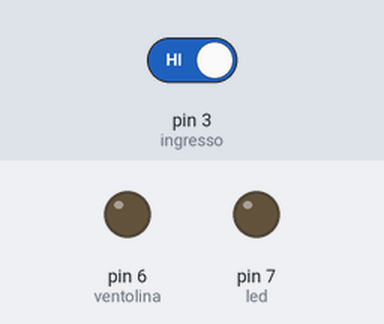
Bench run of a sketch on a simulated Arduino Uno, built with avr-gcc and run on an emulated ATmega328P. Shown: output pins drawn as LEDs (lit = HIGH). The inputs (shaded band) are chosen by the test bench; at power-on: pin 3 (ingresso) HIGH.

Above: at 1.2 s.
1.3 s: pin 3 (ingresso) driven LOW
At 2.4 s:
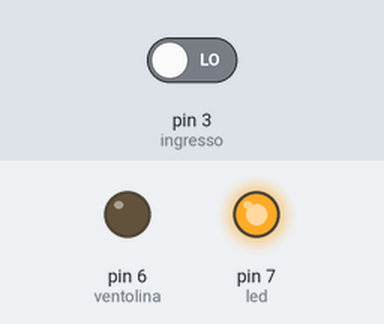
2.8 s: pin 3 (ingresso) driven HIGH
At 3.6 s:
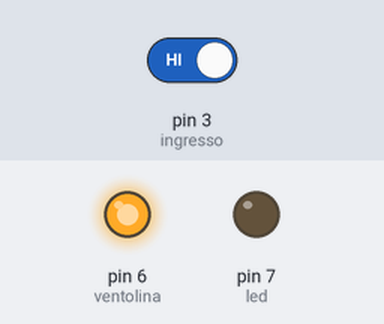
Timing chart, 0 to 5.8 s (numbered marks = the images above; inputs shaded):
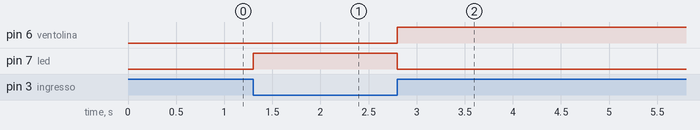

Measured:
- after the input at 1.3 s, pin 7 (led): LOW → HIGH at once
- after the input at 2.8 s, pin 6 (ventolina): LOW → HIGH at once; pin 7 (led): HIGH → LOW at once

The sketch:

Ventolina_Vector.ino
```cpp
#define ingresso 3
#define ventolina 6
#define led 7

bool stato = LOW;
unsigned long t0;
unsigned long countDown = 3600000;
bool input = LOW;

void setup() {

pinMode(ingresso,INPUT);
pinMode(ventolina,OUTPUT);
pinMode(led,OUTPUT);

}


void loop() {

input = digitalRead(ingresso); // leggo il segnale dal sensore

if(input == LOW){   //se Vector non è presente  , quindi segnale basso , spegni ventolina , azzera il timer e "tiene pronto" la variabile _stato_ per l'arrivo di Vector

  stato = HIGH;

  digitalWrite(ventolina,LOW);
  digitalWrite(led,HIGH); // vector è fuori dalla sua casetta , accendiamo la luce , cosi quando vuole ritornare la vede.

  t0 = millis();

}else{

 digitalWrite(led,LOW); // VECTOR è nella sua casetta , possiamo spegnere la luce

 if(stato == HIGH){  //se lo stato era tenuto "pronto" dalla condizione precedente , all'arrivo di vector il segnale diventa alto, ed inizia il countdown per 30min e ventola ON
  if((millis()-t0) <= countDown){

    digitalWrite(ventolina,HIGH);

     }else {    // Quando il countDown termina , spengo la ventolina e metto a "riposo"lo _stato_ in modo da non far ripartire la ventola al suo spegnimento quando vector è gia presente.
            digitalWrite(ventolina,LOW);
             stato = LOW;
              }

 }else t0 = millis(); // in questo caso , terminato il countdown e vector presente , mi limito solo ad azzerare la variabile tempo in modo da non gonfiarla di dati.
}


}
```
